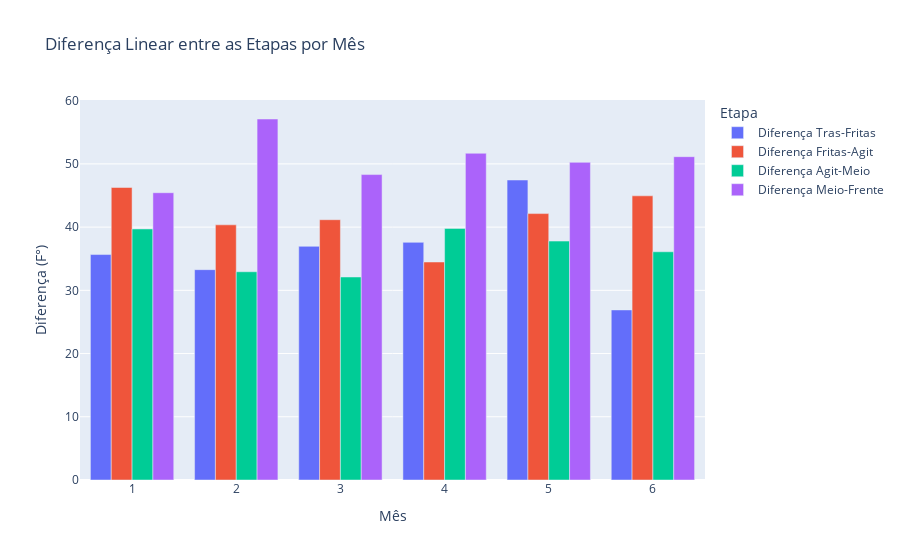

Notebook source saved alongside this figure:
### Markdown cell above
### Média mensal das temperaturas

### Code cell
media_diferenca_pvs_mensal = df_valores_mensais.groupby('Mês')[['Diferença Tras-Fritas', 'Diferença Fritas-Agit', 
                                                          'Diferença Agit-Meio', 'Diferença Meio-Frente']].mean().round(2)

fig_diferenca_linear = px.bar(
    media_diferenca_pvs_mensal, 
    x=media_diferenca_pvs_mensal.index, 
    y=media_diferenca_pvs_mensal.columns, 
    title="Diferença Linear entre as Etapas por Mês",
    labels={'Mês': 'Mês', 'value': 'Diferença (F°)', 'variable': 'Etapa'},
    barmode='group'
)

fig_diferenca_linear.show()

### Figure 1 — Plotly figure (JSON) as saved in the notebook; plotly's stock layout.template omitted (floating-point values rounded to 4 significant figures)
{"data": [{"alignmentgroup": "True", "hovertemplate": "Etapa=Diferença Tras-Fritas<br>Mês=%{x}<br>Diferença (F°)=%{y}<extra></extra>", "legendgroup": "Diferença Tras-Fritas", "marker": {"color": "#636efa", "pattern": {"shape": ""}}, "name": "Diferença Tras-Fritas", "offsetgroup": "Diferença Tras-Fritas", "orientation": "v", "showlegend": true, "textposition": "auto", "type": "bar", "x": [1, 2, 3, 4, 5, 6], "xaxis": "x", "y": [35.66, 33.27, 36.96, 37.59, 47.45, 26.9], "yaxis": "y"}, {"alignmentgroup": "True", "hovertemplate": "Etapa=Diferença Fritas-Agit<br>Mês=%{x}<br>Diferença (F°)=%{y}<extra></extra>", "legendgroup": "Diferença Fritas-Agit", "marker": {"color": "#EF553B", "pattern": {"shape": ""}}, "name": "Diferença Fritas-Agit", "offsetgroup": "Diferença Fritas-Agit", "orientation": "v", "showlegend": true, "textposition": "auto", "type": "bar", "x": [1, 2, 3, 4, 5, 6], "xaxis": "x", "y": [46.27, 40.36, 41.17, 34.48, 42.14, 44.95], "yaxis": "y"}, {"alignmentgroup": "True", "hovertemplate": "Etapa=Diferença Agit-Meio<br>Mês=%{x}<br>Diferença (F°)=%{y}<extra></extra>", "legendgroup": "Diferença Agit-Meio", "marker": {"color": "#00cc96", "pattern": {"shape": ""}}, "name": "Diferença Agit-Meio", "offsetgroup": "Diferença Agit-Meio", "orientation": "v", "showlegend": true, "textposition": "auto", "type": "bar", "x": [1, 2, 3, 4, 5, 6], "xaxis": "x", "y": [39.71, 32.94, 32.11, 39.79, 37.79, 36.1], "yaxis": "y"}, {"alignmentgroup": "True", "hovertemplate": "Etapa=Diferença Meio-Frente<br>Mês=%{x}<br>Diferença (F°)=%{y}<extra></extra>", "legendgroup": "Diferença Meio-Frente", "marker": {"color": "#ab63fa", "pattern": {"shape": ""}}, "name": "Diferença Meio-Frente", "offsetgroup": "Diferença Meio-Frente", "orientation": "v", "showlegend": true, "textposition": "auto", "type": "bar", "x": [1, 2, 3, 4, 5, 6], "xaxis": "x", "y": [45.44, 57.1, 48.31, 51.68, 50.24, 51.14], "yaxis": "y"}], "layout": {"barmode": "group", "legend": {"title": {"text": "Etapa"}, "tracegroupgap": 0}, "title": {"text": "Diferença Linear entre as Etapas por Mês"}, "xaxis": {"anchor": "y", "domain": [0, 1], "title": {"text": "Mês"}}, "yaxis": {"anchor": "x", "domain": [0, 1], "title": {"text": "Diferença (F°)"}}}}
